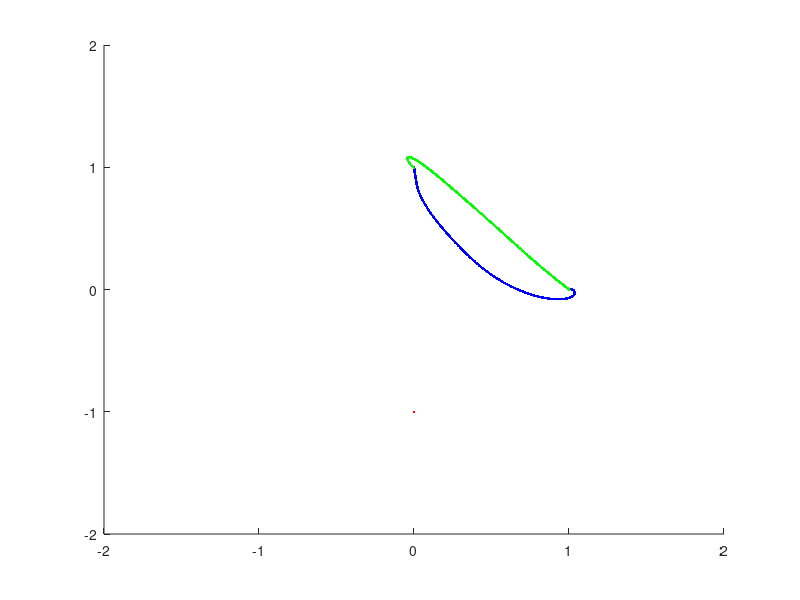
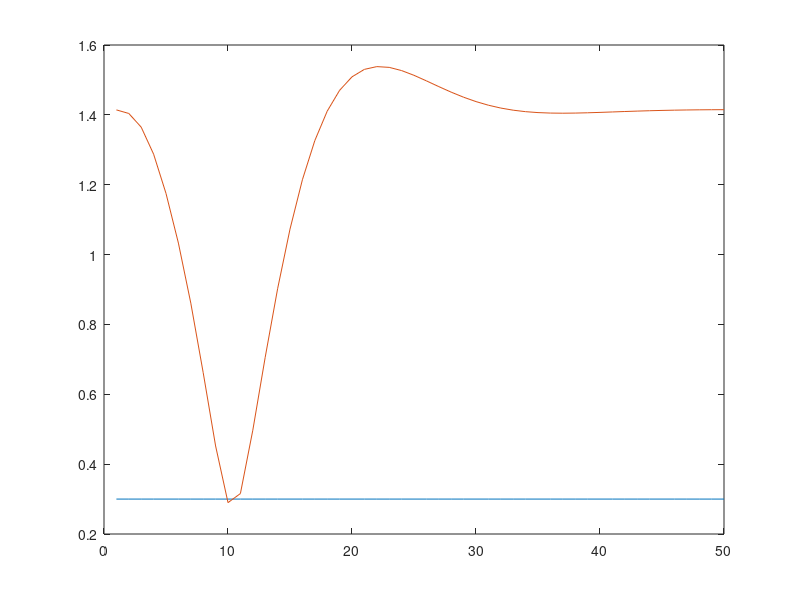

Reproduce these figures in MATLAB, in order.
clear;
close all;


%%%%%%%%%%
%1 Pool No comunication (on edge reference)
%2 Towards 0.5 m
%3 Towards 0.3 m, k0 = 10 
%4 Towards 0.3 m, k0 = 30
%5 Frontal (min distance = 0.4 m)
%6 Towards 2-3 0.5 m
%7 Towards 2-3 0.3 m
%8 Pool comunication (3 still, min distance = 0.5 m)
%9 Circular 23 frontal
%10 Circular 1 2 crossed
%11 Circular 1 2 3 crossed

plot1 = 3;

if(plot1 == 1)
    load('pool_nocomunication');
    Max_x = 2;
    Max_y = 2;
    limits = [-Max_x, Max_x, Max_y, -Max_y];
    figure;
    hold on;
    x_plot = -Max_x:0.1:Max_x;
    y_plot = -Max_y:0.1:Max_y;
    plot(ones(size(y_plot))*x_plot(1), y_plot);
    plot(x_plot, ones(size(x_plot))*y_plot(1));
    plot(ones(size(y_plot))*x_plot(end), y_plot);
    plot(x_plot, ones(size(x_plot))*y_plot(end));
    axis([-Max_x-1, Max_x + 1, -Max_y - 1, Max_y + 1]);
    hold on;
    for i=1:2:length(dati.x_vehicle1)
         axis([-3, 3, -3, 3]);
         plot(dati.x_vehicle1(i), dati.y_vehicle1(i), '.g');
         plot(dati.x_vehicle2(i), dati.y_vehicle2(i), '.b');
         plot(dati.x_vehicle3(i), dati.y_vehicle3(i), '.r');
         drawnow;
    end
    
end

if(plot1 == 2)
    load('vehicle_towards5');
    figure;
    hold on;

    for i=1:3:length(dati.x_vehicle1)-900
         axis([-2, 2, -2, 2]);
         plot(dati.x_vehicle1(i), dati.y_vehicle1(i), '.g');
         plot(dati.x_vehicle2(i), dati.y_vehicle2(i), '.b');
         plot(dati.x_vehicle3(i), dati.y_vehicle3(i), '.r');
         drawnow;
    end
    
    figure;
    plot(1:length(dati.distance), 0.5*ones(1,length(dati.distance)));
    hold on;
    plot(1:50,dati.distance);
    
end


if(plot1 == 3)
    load('vehicle_towards3');
    figure;
    hold on;

    

    for i=1:3:length(dati.x_vehicle1)-900
         axis([-2, 2, -2, 2]);
         plot(dati.x_vehicle1(i), dati.y_vehicle1(i), '.g');
         plot(dati.x_vehicle2(i), dati.y_vehicle2(i), '.b');
         plot(dati.x_vehicle3(i), dati.y_vehicle3(i), '.r');
         drawnow;
    end
    
    figure;
    plot(1:length(dati.distance), 0.3*ones(1,length(dati.distance)));
    hold on;
    plot(1:50,dati.distance);
    
end

if(plot1 == 4)
    load('vehicle_towards3_k0_15');
    figure;
    hold on;

    for i=1:3:length(dati.x_vehicle1)-900
         axis([-2, 2, -2, 2]);
         plot(dati.x_vehicle1(i), dati.y_vehicle1(i), '.g');
         plot(dati.x_vehicle2(i), dati.y_vehicle2(i), '.b');
         plot(dati.x_vehicle3(i), dati.y_vehicle3(i), '.r');
         drawnow;
    end
    
    figure;
    plot(1:length(dati.distance), 0.3*ones(1,length(dati.distance)));
    hold on;
    plot(1:50,dati.distance);
    
end

if(plot1 == 5)
    load('vehicle_frontalx');
    figure;
    hold on;
    plot(1.5,1,'xb');
    plot(1,1.5,'xg');

    for i=1:3:length(dati.x_vehicle1)-900
         axis([-2, 2, -2, 2]);
         plot(dati.x_vehicle1(i), dati.y_vehicle1(i), '.g');
         plot(dati.x_vehicle2(i), dati.y_vehicle2(i), '.b');
         plot(dati.x_vehicle3(i), dati.y_vehicle3(i), '.r');
         drawnow;
    end
    
    figure;
    plot(1:length(dati.distance), 0.4*ones(1,length(dati.distance)));
    hold on;
    plot(1:50,dati.distance);
    
end

if(plot1 == 6)
    load('vehicle_towards23_05');
    figure;
    hold on;

    for i=1:3:length(dati.x_vehicle1)-900
         axis([-2, 2, -2, 2]);
         plot(dati.x_vehicle1(i), dati.y_vehicle1(i), '.g');
         plot(dati.x_vehicle2(i), dati.y_vehicle2(i), '.b');
         plot(dati.x_vehicle3(i), dati.y_vehicle3(i), '.r');
         drawnow;
    end
    
    figure;
    plot(1:length(dati.distance), 0.5*ones(1,length(dati.distance)));
    hold on;
    plot(1:50,dati.distance);
    
end

if(plot1 == 7)
    load('vehicle_towards23_03');
    figure;
    hold on;

    for i=1:3:length(dati.x_vehicle1)-900
         axis([-2, 2, -2, 2]);
         plot(dati.x_vehicle1(i), dati.y_vehicle1(i), '.g');
         plot(dati.x_vehicle2(i), dati.y_vehicle2(i), '.b');
         plot(dati.x_vehicle3(i), dati.y_vehicle3(i), '.r');
         drawnow;
    end
    
    figure;
    plot(1:length(dati.distance), 0.3*ones(1,length(dati.distance)));
    hold on;
    plot(1:50,dati.distance);
    
end

if(plot1 == 8)
    load('pool_dist05');
    Max_x = 2;
    Max_y = 2;
    limits = [-Max_x, Max_x, Max_y, -Max_y];
    figure;
    hold on;
    x_plot = -Max_x:0.1:Max_x;
    y_plot = -Max_y:0.1:Max_y;
    plot(ones(size(y_plot))*x_plot(1), y_plot);
    plot(x_plot, ones(size(x_plot))*y_plot(1));
    plot(ones(size(y_plot))*x_plot(end), y_plot);
    plot(x_plot, ones(size(x_plot))*y_plot(end));
    axis([-Max_x-1, Max_x + 1, -Max_y - 1, Max_y + 1]);
    hold on;
    for i=1:6:length(dati.x_vehicle1)-200
         axis([-3, 3, -3, 3]);
         plot(dati.x_vehicle1(i), dati.y_vehicle1(i), '.g');
         plot(dati.x_vehicle2(i), dati.y_vehicle2(i), '.b');
         plot(dati.x_vehicle3(i), dati.y_vehicle3(i), '.r');
         drawnow;
    end
    figure;
    plot(1:length(dati.distance), 0.5*ones(1,length(dati.distance)));
    hold on;
    plot(1:length(dati.distance),dati.distance);
    
end

if(plot1 == 9)
    load('vehicle_circular23');
    figure;
    hold on;

    for i=1:5:length(dati.x_vehicle1)
         axis([-2, 2, -2, 2]);
         %plot(dati.x_vehicle1(i), dati.y_vehicle1(i), '.g');
         plot(dati.x_vehicle2(i), dati.y_vehicle2(i), '.b');
         plot(dati.x_vehicle3(i), dati.y_vehicle3(i), '.r');
         drawnow;
    end
    
    figure;
    plot(1:length(dati.distance), 0.3*ones(1,length(dati.distance)));
    hold on;
    plot(1:length(dati.distance),(dati.distance));
    
end

if(plot1 == 10)
    load('vehicle_circular_crossed');
    figure;
    hold on;

    for i=1:10:length(dati.x_vehicle1)
         axis([-2, 2, -2, 2]);
         plot(dati.x_vehicle1(i), dati.y_vehicle1(i), '.g');
         plot(dati.x_vehicle2(i), dati.y_vehicle2(i), '.b');
         %plot(dati.x_vehicle3(i), dati.y_vehicle3(i), '.r');
         drawnow;
    end
    
    figure;
    plot(1:length(dati.distance), 0.2*ones(1,length(dati.distance)));
    hold on;
    plot(1:length(dati.distance),(dati.distance));
    
end

if(plot1 == 11)
    load('vehicle_circular_crossed_3');
    figure;
    hold on;

    for i=1:10:length(dati.x_vehicle1)-1500
         axis([-2, 2, -2, 2]);
         plot(dati.x_vehicle1(i), dati.y_vehicle1(i), '.g');
         plot(dati.x_vehicle2(i), dati.y_vehicle2(i), '.b');
         plot(dati.x_vehicle3(i), dati.y_vehicle3(i), '.r');
         drawnow;
    end
    
    figure;
    plot(1:length(dati.distance), 0.1*ones(1,length(dati.distance)));
    hold on;
    plot(1:length(dati.distance),(dati.distance));
    
end
